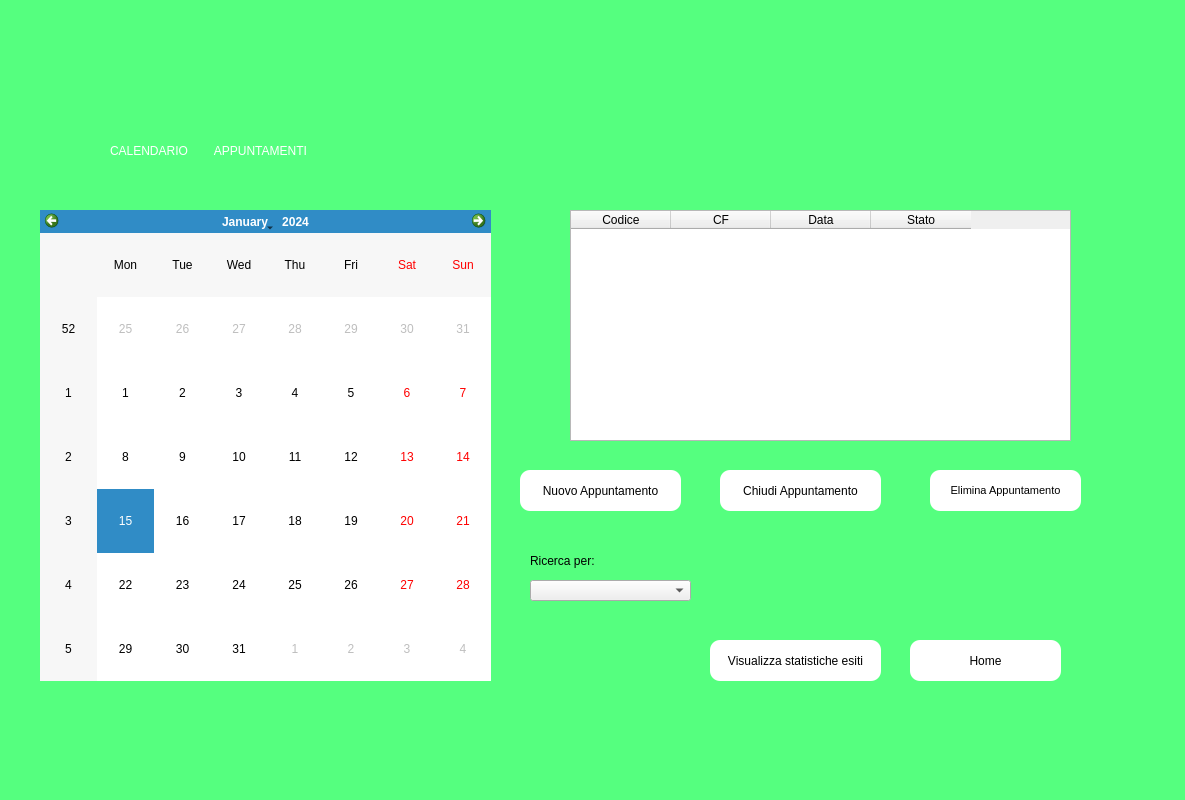
<?xml version="1.0" encoding="UTF-8"?>
<ui version="4.0">
 <class>DialogCalendario</class>
 <widget class="QDialog" name="DialogCalendario">
  <property name="geometry">
   <rect>
    <x>0</x>
    <y>0</y>
    <width>1185</width>
    <height>800</height>
   </rect>
  </property>
  <property name="windowTitle">
   <string>Dialog</string>
  </property>
  <property name="styleSheet">
   <string notr="true">QWidget#DialogCalendario{
background-color: rgb(85, 255, 127);}</string>
  </property>
  <widget class="QLabel" name="label">
   <property name="geometry">
    <rect>
     <x>110</x>
     <y>120</y>
     <width>971</width>
     <height>61</height>
    </rect>
   </property>
   <property name="styleSheet">
    <string notr="true">font: 36pt &quot;MS Shell Dlg 2&quot;;color:rgb(255, 255, 255)</string>
   </property>
   <property name="text">
    <string>CALENDARIO        APPUNTAMENTI</string>
   </property>
  </widget>
  <widget class="QCalendarWidget" name="calendarWidget">
   <property name="geometry">
    <rect>
     <x>40</x>
     <y>210</y>
     <width>451</width>
     <height>471</height>
    </rect>
   </property>
  </widget>
  <widget class="QPushButton" name="nuovoappbtn">
   <property name="geometry">
    <rect>
     <x>520</x>
     <y>470</y>
     <width>161</width>
     <height>41</height>
    </rect>
   </property>
   <property name="styleSheet">
    <string notr="true">border-radius: 10px;
background-color: qlineargradient(spread:pad, x1:0, y1:0, x2:1, y2:0, stop:0 rgba(255, 255, 255, 255), stop:1 rgba(255, 255, 255, 255));</string>
   </property>
   <property name="text">
    <string>Nuovo Appuntamento</string>
   </property>
  </widget>
  <widget class="QTableWidget" name="AppuntamentiTable">
   <property name="geometry">
    <rect>
     <x>570</x>
     <y>210</y>
     <width>501</width>
     <height>231</height>
    </rect>
   </property>
   <column>
    <property name="text">
     <string>Codice</string>
    </property>
   </column>
   <column>
    <property name="text">
     <string>CF</string>
    </property>
   </column>
   <column>
    <property name="text">
     <string>Data</string>
    </property>
   </column>
   <column>
    <property name="text">
     <string>Stato</string>
    </property>
   </column>
  </widget>
  <widget class="QComboBox" name="ricercaappCombo">
   <property name="geometry">
    <rect>
     <x>530</x>
     <y>580</y>
     <width>161</width>
     <height>21</height>
    </rect>
   </property>
  </widget>
  <widget class="QLabel" name="showdate_2">
   <property name="geometry">
    <rect>
     <x>530</x>
     <y>540</y>
     <width>101</width>
     <height>41</height>
    </rect>
   </property>
   <property name="font">
    <font>
     <pointsize>9</pointsize>
    </font>
   </property>
   <property name="text">
    <string>Ricerca per:</string>
   </property>
  </widget>
  <widget class="QPushButton" name="chiudiappbtn">
   <property name="geometry">
    <rect>
     <x>720</x>
     <y>470</y>
     <width>161</width>
     <height>41</height>
    </rect>
   </property>
   <property name="styleSheet">
    <string notr="true">border-radius: 10px;
background-color: qlineargradient(spread:pad, x1:0, y1:0, x2:1, y2:0, stop:0 rgba(255, 255, 255, 255), stop:1 rgba(255, 255, 255, 255));</string>
   </property>
   <property name="text">
    <string>Chiudi Appuntamento</string>
   </property>
  </widget>
  <widget class="QPushButton" name="eliminaappbtn">
   <property name="geometry">
    <rect>
     <x>930</x>
     <y>470</y>
     <width>151</width>
     <height>41</height>
    </rect>
   </property>
   <property name="font">
    <font>
     <pointsize>8</pointsize>
    </font>
   </property>
   <property name="styleSheet">
    <string notr="true">border-radius: 10px;
background-color: qlineargradient(spread:pad, x1:0, y1:0, x2:1, y2:0, stop:0 rgba(255, 255, 255, 255), stop:1 rgba(255, 255, 255, 255));
</string>
   </property>
   <property name="text">
    <string>Elimina Appuntamento</string>
   </property>
  </widget>
  <widget class="QPushButton" name="homebtn">
   <property name="geometry">
    <rect>
     <x>910</x>
     <y>640</y>
     <width>151</width>
     <height>41</height>
    </rect>
   </property>
   <property name="styleSheet">
    <string notr="true">border-radius: 10px;
background-color: qlineargradient(spread:pad, x1:0, y1:0, x2:1, y2:0, stop:0 rgba(255, 255, 255, 255), stop:1 rgba(255, 255, 255, 255));
</string>
   </property>
   <property name="text">
    <string>Home</string>
   </property>
   <property name="icon">
    <iconset resource="../resource.qrc">
     <normaloff>:/no/loghi-icone/iconahome.PNG</normaloff>:/no/loghi-icone/iconahome.PNG</iconset>
   </property>
   <property name="iconSize">
    <size>
     <width>40</width>
     <height>40</height>
    </size>
   </property>
  </widget>
  <widget class="QPushButton" name="statistichebtn">
   <property name="geometry">
    <rect>
     <x>710</x>
     <y>640</y>
     <width>171</width>
     <height>41</height>
    </rect>
   </property>
   <property name="styleSheet">
    <string notr="true">border-radius: 10px;
background-color: qlineargradient(spread:pad, x1:0, y1:0, x2:1, y2:0, stop:0 rgba(255, 255, 255, 255), stop:1 rgba(255, 255, 255, 255));</string>
   </property>
   <property name="text">
    <string>Visualizza statistiche esiti</string>
   </property>
  </widget>
 </widget>
 <resources>
  <include location="../resource.qrc"/>
 </resources>
 <connections/>
</ui>
